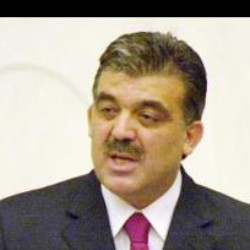
#> input picture project-3/dataset/LFW_Test/Abdullah_Gul/Abdullah_Gul_0001.jpg, 250 x 250 px; its folder holds only this picture in this run
$ python face-recognition.py
#> lines starting #> are read from the running program, lines starting #| are printed output that depends on the picture
# https://github.com/ngoahamos/eigenfaces
# https://www.youtube.com/watch?v=8BTv-KZ2Bh8
# https://github.com/alaminanik/PCA-Based-Face-Recognition
import os
import numpy as np
from PIL import Image
import matplotlib.pyplot as plt

IMAGE_DIR = 'dataset/LFW_Test' # 'training-images'
TEST_MAGES_DIR = 'dataset/CelebA_Train'
DEFAULT_SIZE = [250, 250]

def read_images(image_path=IMAGE_DIR, default_size=DEFAULT_SIZE):
    images = []
    images_names = []
    image_dirs = [image for image in os.listdir(image_path) if not image.startswith('.')]
    for image_dir in image_dirs:
        dir_path = os.path.join(image_path, image_dir)
        image_names = [image for image in os.listdir(dir_path) if not image.startswith('.')]
        for image_name in image_names:
            image = Image.open (os.path.join(dir_path, image_name))
            image = image.convert ("L")
            # resize to given size (if given )
            if (default_size is not None ):
                image = image.resize (default_size , Image.LANCZOS )
            images.append(np.asarray (image , dtype =np. uint8 ))
            images_names.append(image_dir)
    return [images,images_names]


def as_row_matrix (X):
    if len (X) == 0:
        return np. array ([])
    mat = np. empty ((0 , X [0].size ), dtype =X [0]. dtype )
    for row in X:
        mat = np.vstack(( mat , np.asarray( row ).reshape(1 , -1))) # 1 x r*c
    return mat

def get_number_of_components_to_preserve_variance(eigenvalues, variance=.95):
    for ii, eigen_value_cumsum in enumerate(np.cumsum(eigenvalues) / np.sum(eigenvalues)):
        if eigen_value_cumsum > variance:
            return ii
def pca (X, y, num_components =0):
    [n,d] = X.shape
    if ( num_components <= 0) or ( num_components >n):
        num_components = n
        mu = X.mean( axis =0)
        X = X - mu
    if n>d:
        C = np.dot(X.T,X) # Covariance Matrix
        [ eigenvalues , eigenvectors ] = np.linalg.eigh(C)
    else :
        C = np.dot (X,X.T) # Covariance Matrix
        [ eigenvalues , eigenvectors ] = np.linalg.eigh(C)
        eigenvectors = np.dot(X.T, eigenvectors )
        for i in range (n):
            eigenvectors [:,i] = eigenvectors [:,i]/ np.linalg.norm( eigenvectors [:,i])
    # sort eigenvectors descending by their eigenvalue
    idx = np.argsort (- eigenvalues )
    eigenvalues = eigenvalues [idx ]
    eigenvectors = eigenvectors [:, idx ]
    num_components = get_number_of_components_to_preserve_variance(eigenvalues)
    # select only num_components
    eigenvalues = eigenvalues [0: num_components ].copy ()
    eigenvectors = eigenvectors [: ,0: num_components ].copy ()
    return [ eigenvalues , eigenvectors , mu]

def subplot ( title , images , rows , cols , sptitle ="", sptitles =[] , colormap = plt.cm.gray, filename = None, figsize = (10, 10) ):
    fig = plt.figure(figsize = figsize)
    # main title
    fig.text (.5 , .95 , title , horizontalalignment ="center")
    for i in range ( len ( images )):
        ax0 = fig.add_subplot( rows , cols ,( i +1))
        plt.setp ( ax0.get_xticklabels() , visible = False )
        plt.setp ( ax0.get_yticklabels() , visible = False )
        if len ( sptitles ) == len ( images ):
            plt.title("%s #%s" % ( sptitle , str ( sptitles [i ]) )  )
        else:
            plt.title("%s #%d" % ( sptitle , (i +1) )  )
        plt.imshow(np.asarray(images[i]) , cmap = colormap )
    if filename is None :
        plt.show()
    else:
        fig.savefig( filename )

def get_eigen_value_distribution(eigenvectors):
    return np.cumsum(eigenvectors) / np.sum(eigenvectors)

def plot_eigen_value_distribution(eigenvectors, interval):
    plt.scatter(interval, get_eigen_value_distribution(eigenvectors)[interval])

def project (W , X , mu):
    return np.dot (X - mu , W)
def reconstruct (W , Y , mu) :
    return np.dot (Y , W.T) + mu


def dist_metric(p,q):
    p = np.asarray(p).flatten()
    q = np.asarray (q).flatten()
    return np.sqrt (np.sum (np. power ((p-q) ,2)))

def predict (W, mu , projections, y, X):
    minDist = float("inf")
    minClass = -1
    Q = project (W, X.reshape (1 , -1) , mu)
    for i in range (len(projections)):
        dist = dist_metric( projections[i], Q)
        if dist < minDist:
            minDist = dist
            minClass = i
    return minClass

def save_predictions(eigenvectors,projections, mean, image_names, test_images_dir):
    images_list = [image for image in os.listdir(test_images_dir) if not image.startswith('.')]
    counter = 0;
    for image_path in images_list:
        print(os.path.join(test_images_dir, image_path));
        image = Image.open(os.path.join(test_images_dir, image_path))
        image = image.convert ("L")
        if (DEFAULT_SIZE is not None ):
            image = image.resize (DEFAULT_SIZE , Image.LANCZOS )

        test_image = np. asarray (image , dtype =np. uint8 )
        predicted = predict(eigenvectors, mean , projections, image_names, test_image)
        print(image_names[predicted])
        counter+=1
        if counter == 10:
            exit(0)


[X, y] = read_images()
#> in read_images, image is the input picture: PIL image 250x250 RGB; mean R, G, B 167.3, 156, 142.1
#> in read_images, `image = image.convert ("L")`:
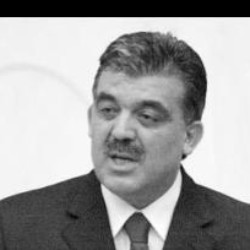
#> image: PIL image 250x250 L; min 0, max 255, mean 157.8
#> pass 2 of the loop in read_images, `for image_dir in image_dirs:`:
#> image_names = ['Arnold_Schwarzenegger_0006.jpg']
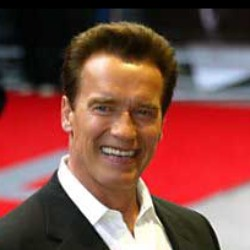
#> input picture project-3/dataset/LFW_Test/Arnold_Schwarzenegger/Arnold_Schwarzenegger_0006.jpg, 250 x 250 px
#> in read_images, image is the input picture: PIL image 250x250 RGB; mean R, G, B 129.8, 75.8, 68.5
#> in read_images, `image = image.convert ("L")`:
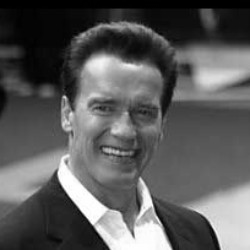
#> image: PIL image 250x250 L; min 0, max 255, mean 91.1
#> X = 2 items; y = ['Abdullah_Gul', 'Arnold_Schwarzenegger']
average_weight_matrix = np.reshape(as_row_matrix(X).mean( axis =0), X[0].shape)
#> the loop in as_row_matrix, `for row in X:` made 2 passes
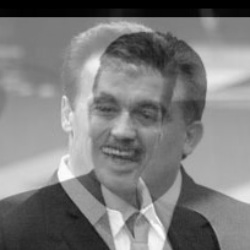
#> average_weight_matrix: shape (250, 250) float64; min 0, max 253, mean 124.5
plt.imshow(average_weight_matrix, cmap=plt.cm.gray)
plt.title("Mean Face")
plt.show()

[eigenvalues, eigenvectors, mean] = pca (as_row_matrix(X), y)
#> the loop in as_row_matrix (call 2), `for row in X:` made 2 passes
#> in pca, `[n,d] = X.shape`: n = 2; d = 62500
#> in pca, `num_components = n`: num_components = 2
#> in pca, `C = np.dot (X,X.T)`: C = [[245676891, -245676891], [-245676891, 245676891]]
#> in pca, `[ eigenvalues , eigenvectors ] = np.linalg.eigh(C)`: eigenvalues = [0, 491353782]; eigenvectors = [[-0.707, -0.707], [-0.707, 0.707]]
#> in pca, `eigenvectors = np.dot(X.T, eigenvectors )`: eigenvectors = 62500 pairs, first value -6.88e-15 to 7.11e-15, second value -172.5 to 157.7
#> after the loop in pca, `for i in range (n):`: eigenvectors = 62500 pairs, first value -0.0131 to 0.0135, second value -0.00778 to 0.00711
#> in pca, `idx = np.argsort (- eigenvalues )`: idx = [1, 0]
#> in pca, `eigenvalues = eigenvalues [idx ]`: eigenvalues = [491353782, 0]
#> in pca, `eigenvectors = eigenvectors [:, idx ]`: eigenvectors = 62500 pairs, first value -0.00778 to 0.00711, second value -0.0131 to 0.0135
#> the loop in get_number_of_components_to_preserve_variance, `for ii, eigen_value_cumsum in enumerate(np.cumsum(eigenvalues) / np.su..` made 1 pass
#> (ii, eigen_value_cumsum) on pass 1: (0, 1)
#> in pca, `num_components = get_number_of_components_to_preserve_variance(eigenva..`: num_components = 0
#> in pca, `eigenvalues = eigenvalues [0: num_components ].copy ()`: eigenvalues = empty array
#> eigenvalues = empty array; eigenvectors = empty array

E = []
number = eigenvectors.shape[1]
#> number = 0
for i in range (min(number, 16)):
    e = eigenvectors[:,i].reshape(X[0].shape )
    E.append(np.asarray(e))
#> after the loop, E = []
# plot them and store the plot to " python_eigenfaces.png"
subplot ( title ="Eigenfaces", images=E, rows =4, cols =4, colormap =plt.cm.gray ) #filename ="python_pca_eigenfaces.png"


[X_small, y_small] = read_images(image_path="training-images-small")
#> (the run stopped early here; a loop or call above may not have finished)
